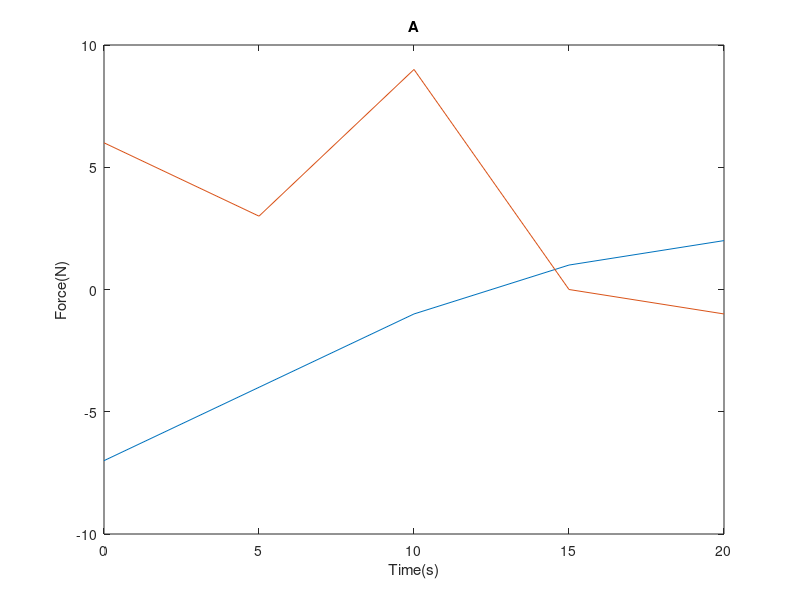
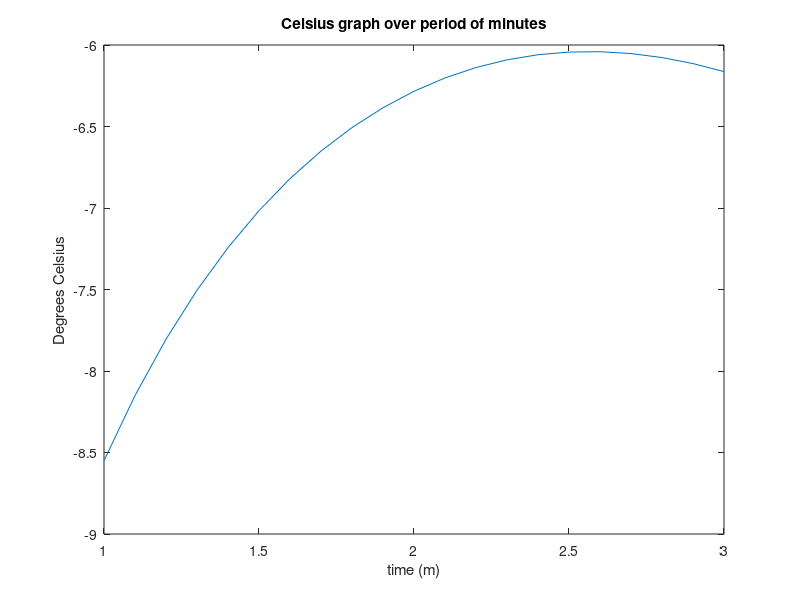

Source code (MATLAB) for these figures, in order:
% Ferguson Ethan
% ME 203
% HW #3
clc, clear all, format compact;
%% Problem 1

 A=[0 -7 6;5 -4 3;10 -1 9;15 1 0;20 2 -1];
 
 plot(A(:,1), A(:,2:end)) % first column is the x-values and next 2 are the y value
 figure(1)
 title('A')
 xlabel('Time(s)')
 ylabel('Force(N)')
 
 %% Problem 2
 A=[3 7 -4 12; -5 9 10 2;6 13 8 11;15 5 4 1]
 %a
 B=A(:,2:end) % B consisting all elements of second through fourth Columns of A
 %b
 C=A(2:end,:)% C consisting all elements of sencond though fouth rows of A
 %c
 D=A(1:2,2:end)% D consisting first two rows and last three columns of A
 
 %% Problem 3
 A=[56 32;24 -16];
 B=[14 -4;6 -2];
 %a
 C=A*B %Multiplication of Maticies A and B
 %b
 D=A./B % Division of Matricies A and B
 %c
 E=B.^3 % B raised by the power of 3 element by elelment
 
 %% Problem 4
 %a
 A=6*pi()*atan(12.5)+4
 %b
 B=5*tan(3*asin(13/5))
 
 %% Problem 5
 %a
 A=[-2 1;-2 1];
 b=[-5; 3];
 x=inv(A)*b
 %b
 D=[-2 1;-8 4];
 e=[3;12];
 y=inv(D)*e
 %c
 G=[-2 1;-2 1];
 h=[-5; -5.00001];
 z=inv(G)*h
 %d
 J=[1 5 -1 6;2 -1 1 -2;-1 4 -1 3;3 -7 -2 1];
 l=[19;7;30;-75];
 w=inv(J)*l
 
 %% Problem 6
 t=1:.1:3; %time in minutes
 %funtion for degrees celsius
 T=6*log(t)-7*exp(0.2*t);
 figure(2)
 plot(t,T)
 title('Celsius graph over period of minutes')
 xlabel('time (m)')
 ylabel('Degrees Celsius')
 
 %% Problem 7
 %variables
 a=2;
 b=2;
 c=2;
 d=4;
 %1
 (a==b)&((b==c)|(a==c))
 %2
 (a==b)|((b==c)&(a==c))
 
 %% Problem 8 part a
  X=input('enter an x value:')
if X>0
    grade='F';
    if X>60
        grade='D';
        if X>70
            grade='C';
            if X>80
                grade='B';
                if X>90
                    grade='A';
                end
            end
        end
    end
end
grade
%% Problem 8 part b
X=input('enter an x value:')
if X>=90
    disp('A')
elseif X>=80&X<90
    disp('B')
elseif X>=70&X<80
    disp('C')
elseif X>=60&X<70
    disp('D')
else disp('F')
end
    
                
 
 